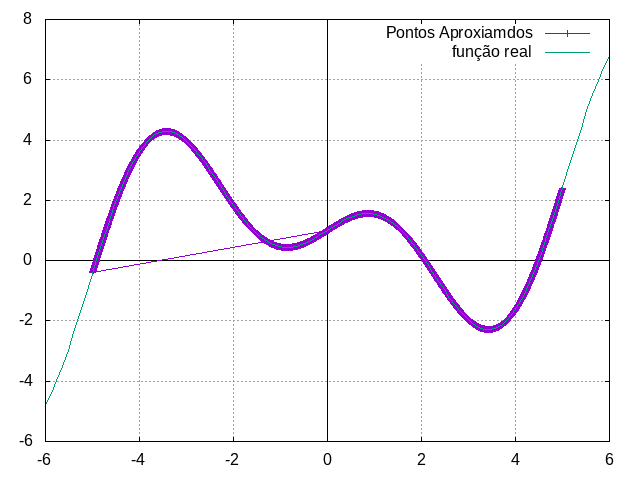

The script that saved this image:
set terminal png
set output "tarefa2.png"
set xzeroaxis ls -1
set yzeroaxis ls -1
set grid
set xrange[-6:6]
plot "pontosAproximados.pts" with lp title "Pontos Aproxiamdos", x*cos(x)+1 title "função real"
